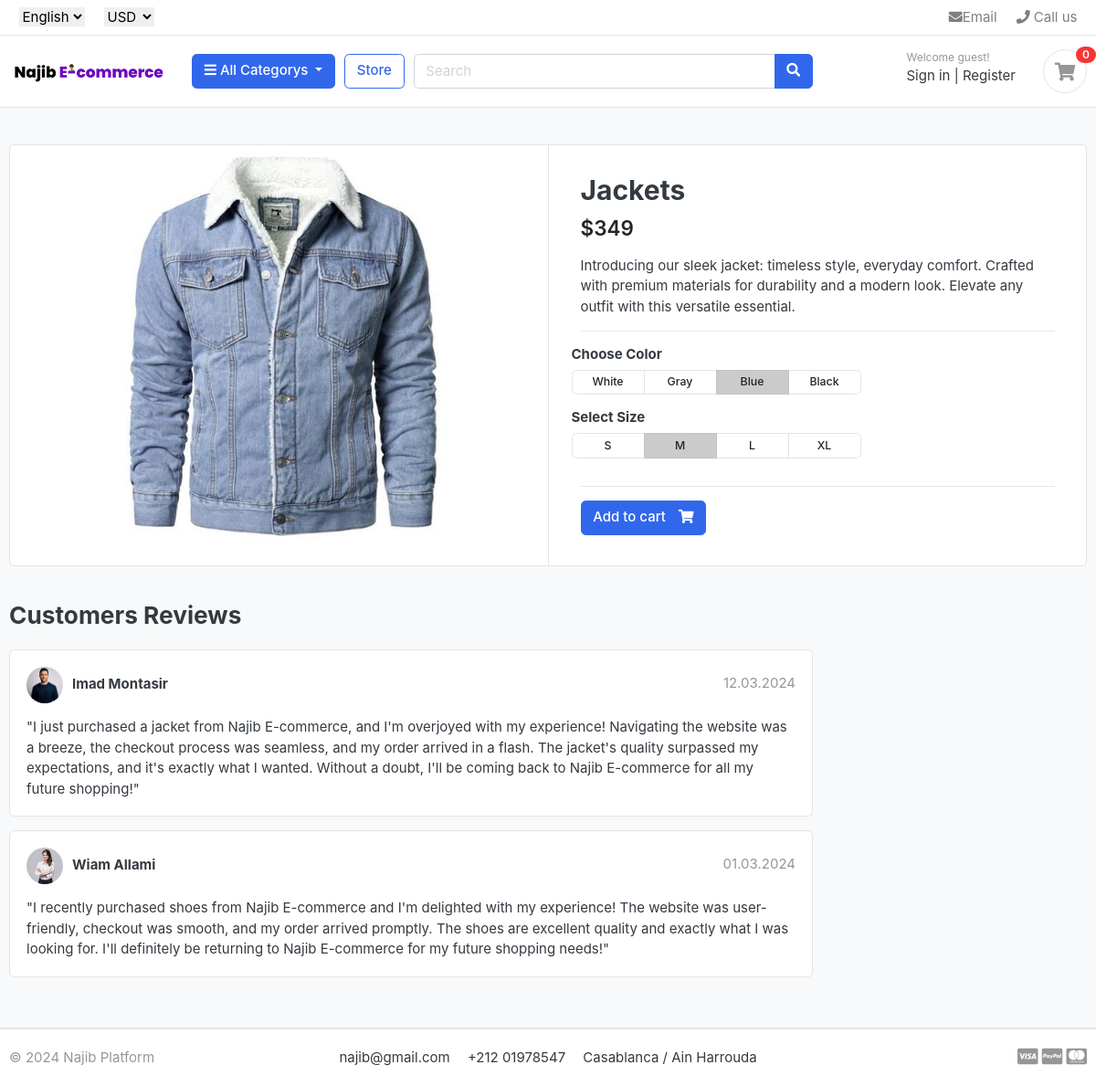
The app's page /store/category/jackets/jacket/ with its own data.
### store/models.py (models this page shows, shortened)
class Product(models.Model):
    product_name = models.CharField(max_length=200, unique=True)
    slug = models.SlugField(max_length=200, unique=True)
    description = models.TextField(max_length=200, unique=True)
    price = models.IntegerField()
    images = models.ImageField(upload_to='photos/products', unique=True)
    stock = models.IntegerField()
    is_available = models.BooleanField(default=True)
    category = models.ForeignKey(Category, on_delete=models.CASCADE)
    created_date = models.DateTimeField(auto_now_add=True)
    modified_date = models.DateTimeField(auto_now=True)

### store/views.py (the view)
# urls.py: path('category/<slug:category_slug>/<slug:product_slug>/', views.product_detail, name="product_detail"),
def product_detail(request,category_slug,product_slug):
    try:
        single_product = Product.objects.get(category__slug=category_slug, slug=product_slug)
        in_cart = CartItem.objects.filter(cart__card_id= _cart_id(request), product = single_product).exists()
    except Exception as e:
        raise e
    context = {
        'single_product': single_product,
        'in_cart' : in_cart,
    }
    return render(request, 'store/product_detail.html',context)

### carts/context_processor.py (called while the page is built)
def counter(request):
    cart_count = 0
    if 'admin' in request.path:
        return {}
    else:
        try:
            cart = Cart.objects.filter(card_id = _cart_id(request))
            cart_items = CartItem.objects.all().filter(cart=cart[:1])
            for cart_item in cart_items:
                cart_count += cart_item.quantity
        except Cart.DoesNotExist:
            cart_count = 0
        return dict(cart_count = cart_count)

### carts/views.py (called while the page is built)
def _cart_id(request):
    cart = request.session.session_key
    if not cart :
        cart = request.session.create()
    return cart

### category/context_processors.py (called while the page is built)
def menu_links(request):
    links = Category.objects.all()
    return dict(links=links)

### category/models.py (called while the page is built)
    def get_url(self):
        return reverse('products_by_category', args=[self.slug])

### templates/store/product_detail.html (shortened to what this page needs)
{% extends '../base.html' %}
{% load static %}
{% block content %}
<section class="section-content padding-y bg">
<div class="container">
<div class="card">
	<div class="row no-gutters">
		<aside class="col-md-6">
<article class="gallery-wrap">
	<div class="img-big-wrap">
	   <a href="#"><img id="product-image" src="{{ single_product.images.url }}" class="zoom-img"></a>
	</div>
</article>
		</aside>
		<main class="col-md-6 border-left">
<article class="content-body">
<h2 class="title" id="title">{{ single_product.product_name }}</h2>
<div class="mb-3">
	<var class="price h4" id="desc">${{ single_product.price }}</var>
</div>
<p id="product-description">{{ single_product.description }}</p>
<hr>
	<div class="row">
		<div class="item-option-select">
			<h6 id="choosecolor">Choose Color</h6>
			<div class="btn-group btn-group-sm btn-group-toggle" data-toggle="buttons">
			  <label class="btn btn-light" onclick="changeImage('White')" id="white">
			    <input type="radio" name="radio_color"> White
			  </label>
			  <label class="btn btn-light" onclick="changeImage('Gray')" id="gray">
			    <input type="radio" name="radio_color" > Gray
			  </label>
			  <label class="btn btn-light active" onclick="changeImage('Blue')" id="blue">
			    <input type="radio" name="radio_color checked"> Blue
			  </label>
			  <label class="btn btn-light" onclick="changeImage('Black')" id="black">
			    <input type="radio" name="radio_color"> Black
			  </label>
			</div>
		</div>
	</div>
	<div class="row">
		<div class="item-option-select">
			<h6 id="choosesize">Select Size</h6>
			<div class="btn-group btn-group-sm btn-group-toggle" data-toggle="buttons">
			  <label class="btn btn-light">
			    <input type="radio" name="radio_color"> S
			  </label>
			  <label class="btn btn-light active">
			    <input type="radio" name="radio_color" checked> M
			  </label>
			  <label class="btn btn-light">
			    <input type="radio" name="radio_color"> L
			  </label>
			  <label class="btn btn-light">
			    <input type="radio" name="radio_color"> XL
			  </label>
			</div>
		</div>
	</div>
	<hr>
	{% if single_product.stock <= 0 %}
	  <h5 class="text-danger">Out of stock</h5>
	{% else %}
		{% if in_cart %}
		<a href="#" class="btn  btn-success"> <span class="text">Added to cart</span> <i class="fas fa-check"></i>  </a>
		<a href="{% url 'cart' %}" class="btn  btn-outline-primary"> <span class="text">View Cart</span> <i class="fas fa-eye"></i>  </a>
		{% else %}
			<a href="{% url 'add_cart' single_product.id %}" class="btn  btn-primary"> <span class="text" id="addtocart">Add to cart</span> <i class="fas fa-shopping-cart"></i>  </a>
		{% endif %}
	{% endif %}
</article>
		</main>
	</div>
</div>
<br>
<div class="row">
			<div class="col-md-9">
	<header class="section-heading">
		<h3 id="reviews">Customers Reviews </h3>
	</header>
	<article class="box mb-3">
		<div class="icontext w-100">
			<img src="{% static 'images/avatars/man1.jpg' %}" class="img-xs icon rounded-circle">
			<div class="text">
				<span class="date text-muted float-md-right">12.03.2024 </span>
				<h6 class="mb-1" id="imad">Imad Montasir </h6>
			</div>
		</div>
		<div class="mt-3" id="paragraph">
			<p>
				"I just purchased a jacket from Najib E-commerce, and I'm overjoyed with my experience! Navigating the website was a breeze, the checkout process was seamless, and my order arrived in a flash. The jacket's quality surpassed my expectations, and it's exactly what I wanted. Without a doubt, I'll be coming back to Najib E-commerce for all my future shopping!"
			</p>
		</div>
	</article>
	<article class="box mb-3">
		<div class="icontext w-100">
			<img src="{% static 'images/avatars/women.jpg' %}" class="img-xs icon rounded-circle">
			<div class="text">
				<span class="date text-muted float-md-right">01.03.2024 </span>
				<h6 class="mb-1" id="wiam">Wiam Allami </h6>
			</div>
		</div>
		<div class="mt-3" id="paragraph2">
			<p>
				"I recently purchased shoes from Najib E-commerce and I'm delighted with my experience! The website was user-friendly, checkout was smooth, and my order arrived promptly. The shoes are excellent quality and exactly what I was looking for. I'll definitely be returning to Najib E-commerce for my future shopping needs!"
			</p>
		</div>
	</article>
	</div>
</div>
</div>
</section>
{% endblock %}

### static/css/ui.css (style rules this page uses)
html { font-family: "Inter", sans-serif; font-size: 15px; }
.content-body { flex: 1 1 auto; padding: 2rem 2.3rem; }
.img-xs, .img-sm, .img-md, .img-lg { -o-object-fit: cover; object-fit: cover; flex-shrink: 0; flex-grow: 0; }
.img-xs { width: 40px; height: 40px; }
.padding-y { padding-top: 40px; padding-bottom: 40px; }
var { font-style: normal; }
article:after, .form-group:after { display: block; clear: both; content: ""; }
.bg { background-color: #f8f9fa; }
.section-heading { margin-bottom: 20px; margin-top: 15px; }
p:last-child { margin-bottom: 0; }
.btn-light { background-color: #fff; border-color: #e4e4e4; }
.btn .text + i { margin-left: 10px; }
.icontext { display: inline-flex; align-items: center; vertical-align: middle; }
.icontext .text { width: 100%; line-height: 1.2; }
.icontext .icon { position: relative; margin-right: 10px; flex-shrink: 0; flex-grow: 0; }
.price { font-weight: 600; color: #212529; }
.box { padding: 18px; background: #fff; border-radius: 0.37rem; border: 1px solid #e4e4e4; }
.box img { max-width: 100%; }
.gallery-wrap .img-big-wrap { margin-bottom: 10px; border-radius: 0.37rem; overflow: hidden; background-color: #fff; }
.gallery-wrap .img-big-wrap a { text-align: center; display: block; }
.gallery-wrap .img-big-wrap img { height: 450px; width: auto; display: inline-block; }
.item-option-select { margin-bottom: 1rem; display: inline-block; margin-right: 15px; }
.item-option-select .btn { min-width: 80px; }

### templates/base.html (style rules this page uses)
.zoom-img { transition: transform 0.3s ease; }

### records on screen
Product: images (picture), product_name "Jackets", price "349", description "Introducing our sleek jacket: timeless style, everyday comfort. Crafted with premium materials for durability and a modern look. Elevate any outfit with this versatile essential."

### other values on screen
{{ cart_count }} "0"
